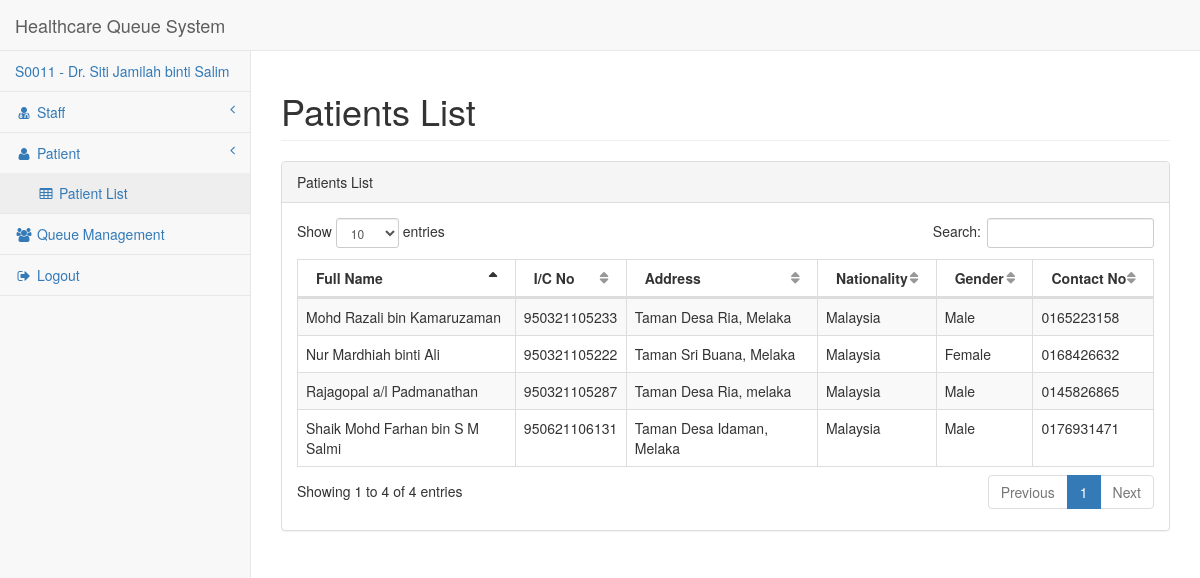
Page /pages/tables.php (signed in) on the committed database.
### tables this page shows
CREATE TABLE `staff` (
  `staff_Id` varchar(50) NOT NULL,
  `staff_IC` varchar(12) NOT NULL,
  `staff_Name` varchar(100) NOT NULL,
  `staff_Address` varchar(1000) NOT NULL,
  `staff_Sex` varchar(12) NOT NULL,
  `staff_Phone` varchar(11) NOT NULL,
  `staff_Password` varchar(50) NOT NULL
);

CREATE TABLE `patient` (
  `patient_Name` varchar(100) NOT NULL,
  `patient_IC` varchar(12) NOT NULL,
  `patient_Address` varchar(400) NOT NULL,
  `patient_Sex` varchar(10) NOT NULL,
  `patient_Phone` varchar(11) NOT NULL,
  `patient_Nationality` varchar(100) NOT NULL,
  `staff_Id` varchar(50) DEFAULT NULL,
  `token` varchar(1000) NOT NULL
);

### pages/tables.php (the view, shortened to what this page needs)
<!DOCTYPE html>
<html lang="en">
<?php
include_once '../dbcon.php';
$sql = "select * from patient";
$res = mysqli_query($link,$sql);
?>
<head>
    <link href="../vendor/bootstrap/css/bootstrap.min.css" rel="stylesheet">
    <link href="../vendor/metisMenu/metisMenu.min.css" rel="stylesheet">
    <link href="../vendor/datatables-plugins/dataTables.bootstrap.css" rel="stylesheet">
    <link href="../vendor/datatables-responsive/dataTables.responsive.css" rel="stylesheet">
    <link href="../dist/css/sb-admin-2.css" rel="stylesheet">
    <link href="../vendor/font-awesome/css/font-awesome.min.css" rel="stylesheet" type="text/css">
</head>
<body>
    <div id="wrapper">
        <?php include"nav.php"; ?>
        <div id="page-wrapper">
            <div class="row">
                <div class="col-lg-12">
                    <h1 class="page-header">Patients List</h1>
                </div>
            </div>
            <div class="row">
                <div class="col-lg-12">
                    <div class="panel panel-default">
                        <div class="panel-heading">
                            Patients List
                        </div>
                        <div class="panel-body">
                            <table width="100%" class="table table-striped table-bordered table-hover" id="dataTables-example">
                                <thead>
                                    <tr>
                                        <th>Full Name</th>
                                        <th>I/C No</th>
                                        <th>Address</th>
                                        <th>Nationality</th>
                                        <th>Gender</th>
                                        <th>Contact No</th>
                                    </tr>
                                </thead>
                                <tbody>
                                    <?php foreach ($res as $key) { ?>
                                    <tr class="odd gradeX">
                                        <td><?php echo $key['patient_Name']; ?></td>
                                        <td><?php echo $key['patient_IC']; ?></td>
                                        <td><?php echo $key['patient_Address']; ?></td>
                                        <td class="center"><?php echo $key['patient_Nationality']; ?></td>
                                        <td class="center"><?php echo $key['patient_Sex']; ?></td>
                                        <td class="center"><?php echo $key['patient_Phone']; ?></td>
                                    </tr>
                                    <?php } ?>
                                </tbody>
                            </table>
                        </div>
                    </div>
                </div>
            </div>
        </div>
    </div>
</body>
</html>

### pages/nav.php (shortened to what this page needs)
<?php
$staff = $_SESSION['id'];
$stat = "select * from staff where staff_Id = '$staff'";
$result = mysqli_query($link,$stat);
foreach ($result as $value) {
    $detail = $value['staff_Id'].' - '.$value['staff_Name'];
}
?>
<nav class="navbar navbar-default navbar-static-top" role="navigation" style="margin-bottom: 0">
    <div class="navbar-header">
        <a class="navbar-brand" href="index.php">Healthcare Queue System</a>
    </div>
    <div class="navbar-default sidebar" role="navigation">
        <div class="sidebar-nav navbar-collapse">
            <ul class="nav" id="side-menu">
                <li>
                    <a href="#"> <?php echo $detail; ?></a>
                </li>
                <li>
                    <a href="#"><i class="fa fa-user-md fa-fw"></i> Staff<span class="fa arrow"></span></a>
                </li>
                <li>
                    <a href="#"><i class="fa fa-user fa-fw"></i> Patient<span class="fa arrow"></span></a>
                    <ul class="nav nav-second-level">
                        <li>
                            <a href="tables.php"><i class="fa fa-table fa-fw"></i> Patient List</a>
                        </li>
                    </ul>
                </li>
                <li>
                    <a href="queue.php"><i class="fa fa-users fa-fw"></i> Queue Management</a>
                </li>
                <li>
                    <a href="logout.php"><i class="fa fa-sign-out fa-fw"></i> Logout</a>
                </li>
            </ul>
        </div>
    </div>
</nav>

### rows in the picture
staff: detail "S0011 - Dr. Siti Jamilah binti Salim"
patient: patient_Name "Nur Mardhiah binti Ali", patient_IC "950321105222", patient_Address "Taman Sri Buana, Melaka", patient_Nationality "Malaysia", patient_Sex "Female", patient_Phone "0168426632"
patient: patient_Name "Mohd Razali bin Kamaruzaman", patient_IC "950321105233", patient_Address "Taman Desa Ria, Melaka", patient_Nationality "Malaysia", patient_Sex "Male", patient_Phone "0165223158"
patient: patient_Name "Rajagopal a/l Padmanathan", patient_IC "950321105287", patient_Address "Taman Desa Ria, melaka", patient_Nationality "Malaysia", patient_Sex "Male", patient_Phone "0145826865"
patient: patient_Name "Shaik Mohd Farhan bin S M Salmi", patient_IC "950621106131", patient_Address "Taman Desa Idaman, Melaka", patient_Nationality "Malaysia", patient_Sex "Male", patient_Phone "0176931471"
